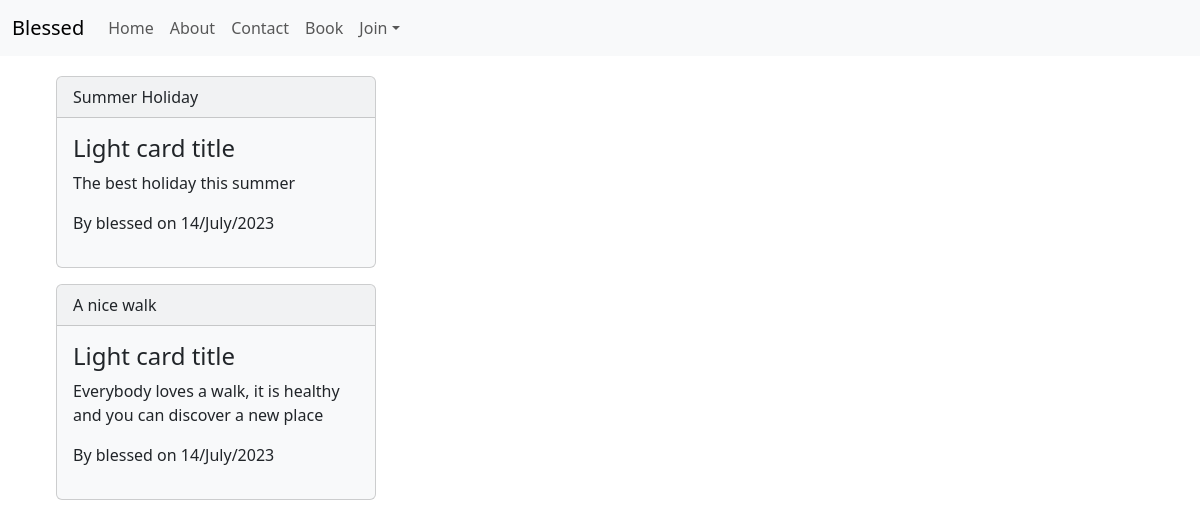
The page / on the database its author committed.
### website/models.py (models this page shows, shortened)
class New(models.Model):
    title = models.CharField(max_length=40)
    content = models.TextField()
    date_created = models.DateTimeField(default=timezone.now)
    author = models.ForeignKey(User, on_delete=models.CASCADE)

### website/views.py (the view)
# urls.py: path('', views.index, name='website-index'),
def index(request):
    context = {
        'news': New.objects.all()
    }
    return render(request, 'website/index.html', context)

### website/templates/website/index.html
{% extends "website/base.html" %}
{% block content %}
{% for news in news %}
<div class="container">
<div class="card bg-light mb-3" style="max-width: 20rem;">
    <div class="card-header">{{ news.title }}</div>
    <div class="card-body">
      <h4 class="card-title">Light card title</h4>
      <p class="card-text">{{ news.content }}</p>
      <p>By {{ news.author }} on {{ news.date_created|date:"d/N/Y" }}</p>
    </div>
  </div>
</div>
    {% endfor %}
{% endblock content%}

### rows shown on the page
New: title "Summer Holiday", content "The best holiday this summer", author "blessed", date_created "14/July/2023"
New: title "A nice walk", content "Everybody loves a walk, it is healthy and you can discover a new place", author "blessed", date_created "14/July/2023"
